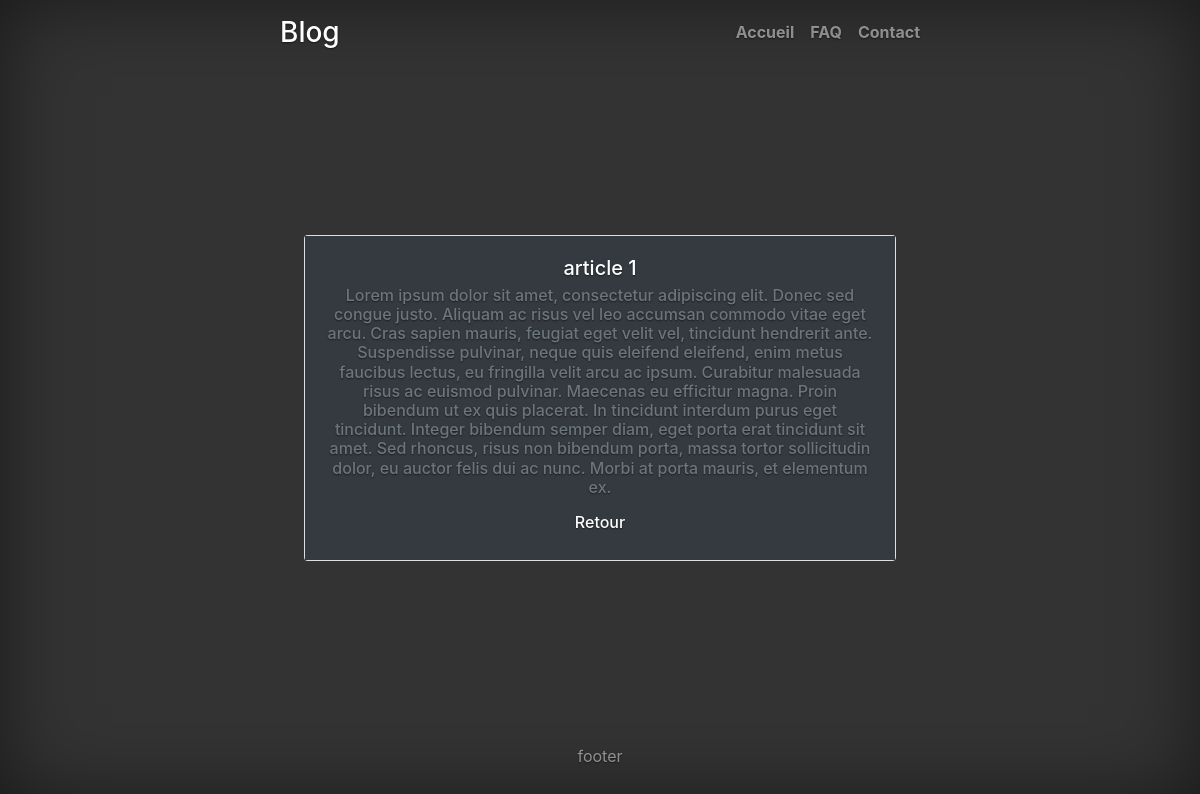
/show.php?id=1, run on the app's committed database.
### tables this page shows
CREATE TABLE `posts` (
  `id` int(11) NOT NULL,
  `title` varchar(100) NOT NULL,
  `body` text NOT NULL,
  `created_at` date NOT NULL
);

### show.php (called while the page is built)
<?php
require_once 'model.php';
$post = get_post_by_id($_GET['id']);
require 'templates/show.php';

### model.php (called while the page is built, shortened)
<?php
function open_database_connection()
{
    $url = parse_url(getenv("CLEARDB_DATABASE_URL"));
    $server = $url["host"];
    $username = $url["user"];
    $password = $url["pass"];
    $db = substr($url["path"], 1);
    $conn = new PDO("mysql:host=$server;dbname=$db", $username, $password);
    return $conn;
}
function get_post_by_id($id)
{
    $connection = open_database_connection();
    $query = 'SELECT created_at, title, body FROM posts WHERE id=:id';
    $statement = $connection->prepare($query);
    $statement->bindValue(':id', $id, PDO::PARAM_INT);
    $statement->execute();
    $row = $statement->fetch(PDO::FETCH_ASSOC);
    return $row;
}

### templates/show.php (the view, shortened to what this page needs)
    <div class="card">
        <div class="card-body bg-dark text-white">
            <h5 class="card-title"><?= $post['title'] ?></h5>
            <h6 class="card-subtitle mb-2 text-muted"posté le <?= $post['created_at'] ?></h6>
            <p class="card-text"><?= $post['body'] ?></p>
            <a href="/index.php" class="card-link">Retour</a>
        </div>
    </div>
<?php $content = ob_get_clean() ?>
<?php include 'layout.php' ?>

### templates/layout.php (shortened to what this page needs)
<!doctype html>
<html lang="fr">
  <head>
    <link rel="stylesheet" href="https://stackpath.bootstrapcdn.com/bootstrap/4.3.1/css/bootstrap.min.css">
    <link href="/css/cover.css" rel="stylesheet">
  </head>
  <body class="text-center">
    <div class="cover-container d-flex w-100 h-100 p-3 mx-auto flex-column">
  <header class="masthead mb-auto">
    <div class="inner">
      <h3 class="masthead-brand">Blog</h3>
      <nav class="nav nav-masthead justify-content-center">
        <a class="nav-link <?= ($route=='list') ? 'active' : '' ?>" href="/">Accueil</a>
        <a class="nav-link <?= ($route=='faq') ? 'active' : '' ?>" href="/index.php/faq">FAQ</a>
        <a class="nav-link <?= ($route=='contact') ? 'active' : '' ?>" href="#">Contact</a>
      </nav>
    </div>
  </header>
  <main role="main" class="inner cover">
    <?= $content ?>
  </main>
  <footer class="mastfoot mt-auto">
    <div class="inner">
      <p>footer</p>
    </div>
  </footer>
</div>
</body>
</html>

### css/cover.css (style rules this page uses)
a, a:focus, a:hover { color: #fff; }
html, body { height: 100%; background-color: #333; }
body { display: -ms-flexbox; display: flex; color: #fff; text-shadow: 0 .05rem .1rem rgba(0, 0, 0, .5); box-shadow: inset 0 0 5rem rgba(0, 0, 0, .5); }
.cover-container { max-width: 42em; }
.masthead { margin-bottom: 2rem; }
.masthead-brand { margin-bottom: 0; }
.nav-masthead .nav-link { padding: .25rem 0; font-weight: 700; color: rgba(255, 255, 255, .5); background-color: transparent; border-bottom: .25rem solid transparent; }
.nav-masthead .nav-link + .nav-link { margin-left: 1rem; }
@media (min-width: 48em) { .masthead-brand { float: left; } }
@media (min-width: 48em) { .nav-masthead { float: right; } }
.cover { padding: 0 1.5rem; }
.mastfoot { color: rgba(255, 255, 255, .5); }

### data on the page
posts: title "article 1", body "Lorem ipsum dolor sit amet, consectetur adipiscing elit. Donec sed congue justo. Aliquam ac risus vel leo accumsan commodo vitae eget arcu. Cras sapien mauris, feugiat eget velit vel, tincidunt hendrerit ante. Suspendisse pulvinar, neque quis eleifend eleifend, enim metus faucibus lectus, eu fringilla velit arcu ac ipsum. Curabitur malesuada risus ac euismod pulvinar. Maecenas eu efficitur magna. Proin bibendum ut ex quis placerat. In tincidunt interdum purus eget tincidunt. Integer bibendum semper diam, eget porta erat tincidunt sit amet. Sed rhoncus, risus non bibendum porta, massa tortor sollicitudin dolor, eu auctor felis dui ac nunc. Morbi at porta mauris, et elementum ex."
